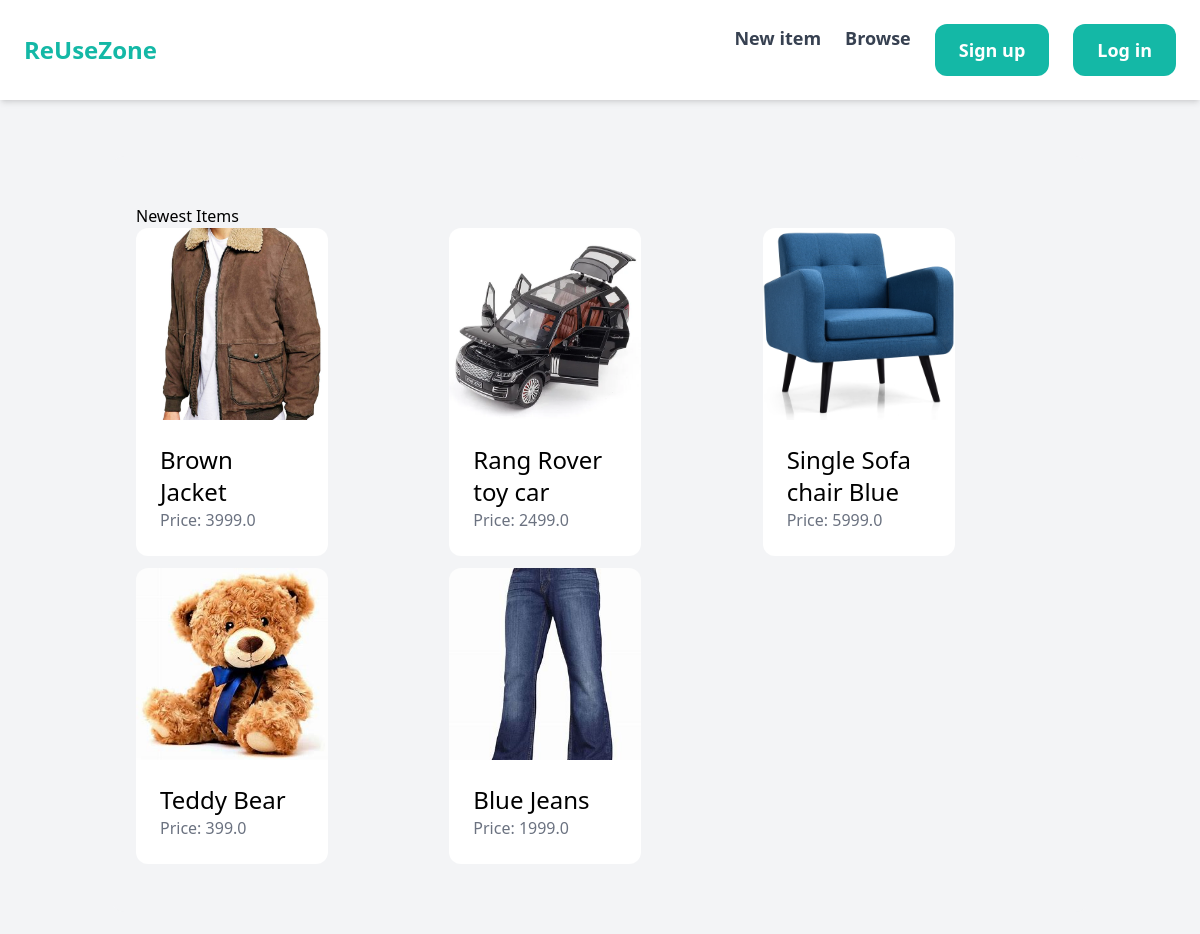
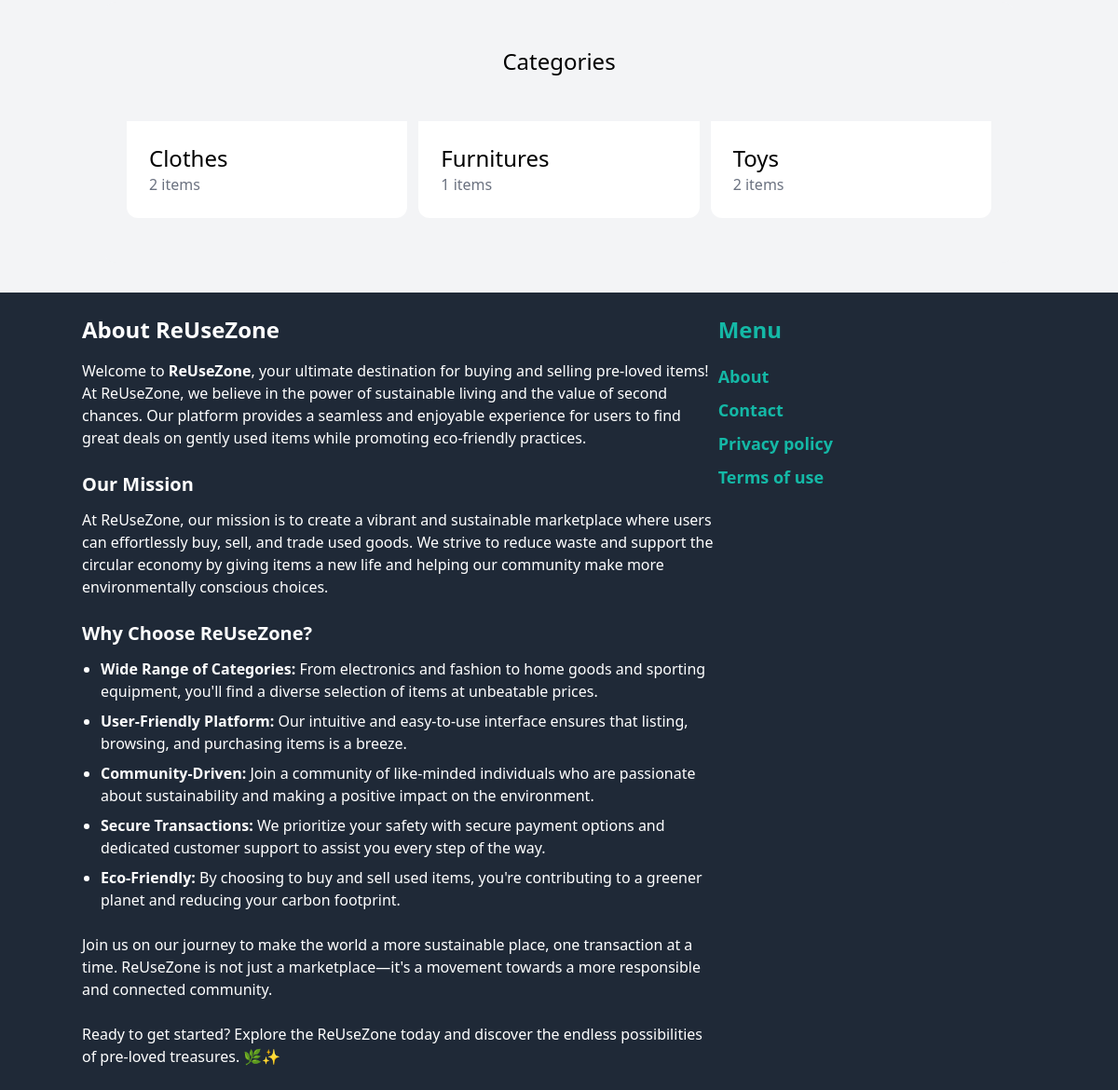
The page / on the database its author committed (2 pictures, top to bottom).
### item/models.py (models this page shows, shortened)
class Item(models.Model):
    category = models.ForeignKey(Category, related_name='items', on_delete=models.CASCADE)
    name = models.CharField(max_length=255)
    description = models.TextField(blank=True, null=True)
    price = models.FloatField()
    image = models.ImageField(upload_to='item_images', blank=True, null=True)
    is_sold = models.BooleanField(default=False)
    created_by = models.ForeignKey(User, related_name='items', on_delete=models.CASCADE)
    created_at = models.DateTimeField(auto_now_add=True)

class Category(models.Model):
    name = models.CharField(max_length=255)
    class Meta:
        ordering = ('name',)
        verbose_name_plural = 'Categories'

### core/views.py (the view)
# urls.py: path('', views.index, name='index'),
def index(request):
    items = Item.objects.filter(is_sold=False)[0:6]
    categories = Category.objects.all()
    return render(request, 'core/index.html',
                  {'categories': categories,
                   'items': items,
                   })

### core/templates/core/index.html (shortened to what this page needs)
{% extends 'core/base.html' %}
{% block content %}
<div class="mt-6 px-6 py-12 bg-gray-100 rounded-xl">
    <h2>Newest Items</h2>
    <div class="grid grid-cols-3 gap-3">
        {% for item in items %}
            <div class="w-48">
                <a href="{% url 'item:detail' item.id %}">
                    <div>
                        <img src="{{ item.image.url }}" class="rounded-t-xl w-48 h-48 object-cover">
                    </div>
                    <div class="p-6 bg-white rounded-b-xl w-48">
                        <h2 class="text-2xl">{{ item.name }}</h2>
                        <p class="text-gray-500">Price: {{ item.price }}</p>
                    </div>
                </a>
            </div>
        {% endfor %}
    </div>
</div>
    <div class="mt-6 px-6 py-12 bg-gray-100 rounded-xl">
        <h2 class="mb-12 text-2xl text-center">Categories</h2>
        <div class="grid grid-cols-3 gap-3">
            {% for category in categories %}
                <div>
                    <a href="#">
                        <div class="p-6 bg-white rounded-b-xl">
                            <h2 class="text-2xl">{{ category.name }}</h2>
                            <p class="text-gray-500">{{ category.items.count }} items</p>
                        </div>
                    </a>
                </div>
            {% endfor %}
        </div>
    </div>
{% endblock %}

### core/templates/core/base.html (shortened to what this page needs)
<!DOCTYPE html>
<html lang="en">
<head>
    <script src="https://cdn.tailwindcss.com"></script>
</head>
<body class="bg-gray-100 font-sans leading-normal tracking-normal">
    <nav class="py-6 px-6 flex justify-between items-center bg-white shadow-md">
        <a href="/" class="text-2xl font-bold text-teal-500">ReUseZone</a>
        <div class="flex space-x-6">
            <a href="{% url 'item:new' %}" class="text-lg font-semibold text-gray-700 hover:text-teal-500">New item</a>
            <a href="{% url 'item:items' %}" class="text-lg font-semibold text-gray-700 hover:text-teal-500">Browse</a>
            {% if request.user.is_authenticated %}
                <a href="{% url 'conversation:inbox' %}" class="px-6 py-3 text-lg font-semibold bg-teal-500 text-white rounded-xl hover:bg-teal-700">Inbox</a>
                <a href="{% url 'dashboard:index' %}" class="px-6 py-3 text-lg font-semibold bg-teal-500 text-white rounded-xl hover:bg-teal-700">Dashboard</a>
                <form action="{% url 'logout' %}" method="post" class="inline">
                    {% csrf_token %}
                    <button type="submit" class="px-6 py-3 text-lg font-semibold bg-red-500 text-white rounded-xl hover:bg-red-700">Logout</button>
                </form>
            {% else %}
                <a href="{% url 'core:signup' %}" class="px-6 py-3 text-lg font-semibold bg-teal-500 text-white rounded-xl hover:bg-teal-700">Sign up</a>
                <a href="{% url 'core:login' %}" class="px-6 py-3 text-lg font-semibold bg-teal-500 text-white rounded-xl hover:bg-teal-700">Log in</a>
            {% endif %}
        </div>
    </nav>
    <div class="container mx-auto px-6 py-8">
        {% block content %}
        {% endblock %}
    </div>
    <footer class="py-6 px-6 bg-gray-800 text-white">
        <div class="container mx-auto flex flex-wrap justify-between">
            <div class="w-full lg:w-2/3">
                <h1 class="text-2xl font-bold mb-4">About ReUseZone</h1>
                <p>Welcome to <strong>ReUseZone</strong>, your ultimate destination for buying and selling pre-loved items! At ReUseZone, we believe in the power of sustainable living and the value of second chances. Our platform provides a seamless and enjoyable experience for users to find great deals on gently used items while promoting eco-friendly practices.</p>
                <h2 class="text-xl font-semibold mt-6 mb-3">Our Mission</h2>
                <p>At ReUseZone, our mission is to create a vibrant and sustainable marketplace where users can effortlessly buy, sell, and trade used goods. We strive to reduce waste and support the circular economy by giving items a new life and helping our community make more environmentally conscious choices.</p>
                <h2 class="text-xl font-semibold mt-6 mb-3">Why Choose ReUseZone?</h2>
                <ul class="list-disc ml-5 space-y-2">
                    <li><strong>Wide Range of Categories:</strong> From electronics and fashion to home goods and sporting equipment, you'll find a diverse selection of items at unbeatable prices.</li>
                    <li><strong>User-Friendly Platform:</strong> Our intuitive and easy-to-use interface ensures that listing, browsing, and purchasing items is a breeze.</li>
                    <li><strong>Community-Driven:</strong> Join a community of like-minded individuals who are passionate about sustainability and making a positive impact on the environment.</li>
                    <li><strong>Secure Transactions:</strong> We prioritize your safety with secure payment options and dedicated customer support to assist you every step of the way.</li>
                    <li><strong>Eco-Friendly:</strong> By choosing to buy and sell used items, you're contributing to a greener planet and reducing your carbon footprint.</li>
                </ul>
                <p class="mt-6">Join us on our journey to make the world a more sustainable place, one transaction at a time. ReUseZone is not just a marketplace—it's a movement towards a more responsible and connected community.</p>
                <p class="mt-6">Ready to get started? Explore the ReUseZone today and discover the endless possibilities of pre-loved treasures. 🌿✨</p>
            </div>
            <div class="w-full lg:w-1/3 mt-8 lg:mt-0">
                <h3 class="mb-5 text-2xl font-bold text-teal-500">Menu</h3>
                <ul class="space-y-2">
                    <li><a href="#" class="text-lg font-bold text-teal-500 hover:text-teal-700">About</a></li>
                    <li><a href="{% url 'core:contact' %}" class="text-lg font-bold text-teal-500 hover:text-teal-700">Contact</a></li>
                    <li><a href="#" class="text-lg font-bold text-teal-500 hover:text-teal-700">Privacy policy</a></li>
                    <li><a href="#" class="text-lg font-bold text-teal-500 hover:text-teal-700">Terms of use</a></li>
                </ul>
            </div>
        </div>
    </footer>
</body>
</html>

### rows shown on the page
Item: image (picture), name "Brown Jacket", price "3999.0"
Item: image (picture), name "Rang Rover toy car", price "2499.0"
Item: image (picture), name "Single Sofa chair Blue", price "5999.0"
Item: image (picture), name "Teddy Bear", price "399.0"
Item: image (picture), name "Blue Jeans", price "1999.0"
Category: name "Clothes", items.count "2"
Category: name "Furnitures", items.count "1"
Category: name "Toys", items.count "2"
